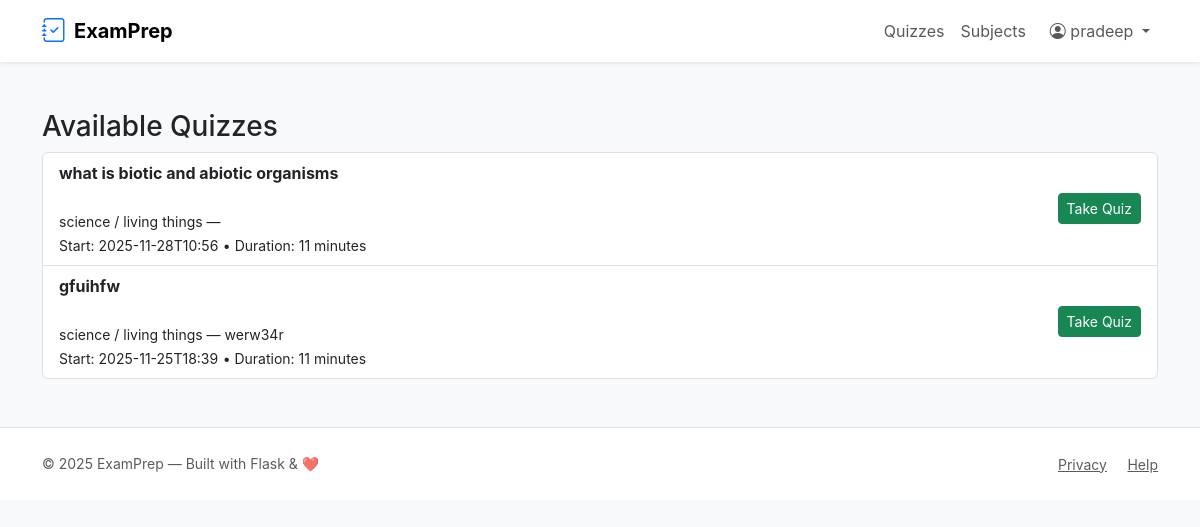
Page /quizzes (signed in) on the earlier database version.
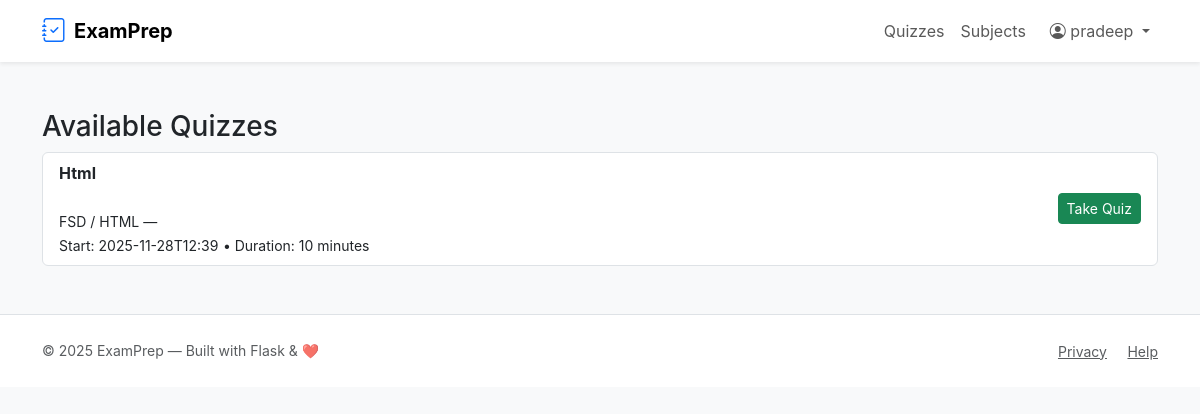
Same page on the later database version.
### tables this page shows
CREATE TABLE quizzes (
    id INTEGER PRIMARY KEY AUTOINCREMENT,
    chapter_id INTEGER NOT NULL,
    title TEXT NOT NULL,
    description TEXT,
    start_datetime TEXT,        -- ISO string e.g. 2025-11-16T10:00:00 (UTC)
    duration_minutes INTEGER,   -- duration in minutes (HH*60 + MM)
    is_active INTEGER DEFAULT 1,
    created_on TEXT NOT NULL DEFAULT (datetime('now')),
    FOREIGN KEY(chapter_id) REFERENCES chapters(id) ON DELETE CASCADE
);

CREATE TABLE subjects (
    id INTEGER PRIMARY KEY AUTOINCREMENT,
    name TEXT NOT NULL UNIQUE,
    description TEXT,
    created_on TEXT NOT NULL DEFAULT (datetime('now'))
);

CREATE TABLE chapters (
    id INTEGER PRIMARY KEY AUTOINCREMENT,
    subject_id INTEGER NOT NULL,
    name TEXT NOT NULL,
    description TEXT,
    created_on TEXT NOT NULL DEFAULT (datetime('now')),
    FOREIGN KEY(subject_id) REFERENCES subjects(id) ON DELETE CASCADE
);

### app.py (the view)
@app.route('/quizzes')
@login_required
def list_quizzes():
    rows = query_db('''
        SELECT q.*, ch.name AS chapter_name, s.name AS subject_name
        FROM quizzes q
        JOIN chapters ch ON q.chapter_id = ch.id
        JOIN subjects s ON ch.subject_id = s.id
        ORDER BY q.start_datetime IS NULL, q.start_datetime DESC
    ''')
    quizzes = [dict(r) for r in rows]
    now = datetime.now()
    GRACE_SECONDS = 60  # optional tolerance
    for q in quizzes:
        q['is_active'] = False
        q['server_end_ts'] = None
        start_raw = q.get('start_datetime')
        duration = q.get('duration_minutes') or 0
        if start_raw:
            start_dt = None
            try:
                start_dt = datetime.fromisoformat(start_raw)
            except Exception:
                try:
                    start_dt = datetime.strptime(start_raw, '%Y-%m-%dT%H:%M')
                except Exception:
                    app.logger.debug("Cannot parse start_datetime for quiz %s: %s", q.get('id'), start_raw)
                    start_dt = None
            if start_dt:
                try:
                    end_dt = start_dt + timedelta(minutes=int(duration))
                except Exception:
                    end_dt = start_dt
                if start_dt <= now <= (end_dt + timedelta(seconds=GRACE_SECONDS)):
                    q['is_active'] = True
                    q['server_end_ts'] = end_dt.isoformat()
        else:
            q['is_active'] = True
    subjects = query_db('SELECT * FROM subjects ORDER BY name')
    return render_template('list_quizzes.html', quizzes=quizzes, subjects=subjects)

### app.py (called while the page is built)
def get_db():
    db = getattr(g, '_database', None)
    if db is None:
        db = g._database = sqlite3.connect(DATABASE)
        db.row_factory = sqlite3.Row
    return db

@app.teardown_appcontext
def close_connection(exc):
    db = getattr(g, '_database', None)
    if db is not None:
        db.close()

def query_db(query, args=(), one=False):
    cur = get_db().execute(query, args)
    rv = cur.fetchall()
    cur.close()
    return (rv[0] if rv else None) if one else rv

def login_required(f):
    @wraps(f)
    def decorated(*args, **kwargs):
        if 'user_id' not in session:
            flash('Please log in to continue.', 'warning')
            return redirect(url_for('login'))
        return f(*args, **kwargs)
    return decorated

### templates/list_quizzes.html
{% extends 'layout.html' %}
{% block content %}
<h3>{{ subject.name if subject else 'Available Quizzes' }}</h3>
<ul class="list-group">
  {% for q in quizzes %}
  <li class="list-group-item d-flex justify-content-between align-items-center">
    <div>
      <strong>{{ q.title }}</strong><br>
      <small>{{ q.subject_name }} / {{ q.chapter_name }} — {{ q.description or '' }}</small><br>
      {% if q.start_datetime %}<small>Start: {{ q.start_datetime }}</small>{% endif %}
      {% if q.duration_minutes %} <small> • Duration: {{ q.duration_minutes }} minutes</small>{% endif %}
    </div>
    <div>
  <a class="btn btn-sm btn-success" href="{{ url_for('take_quiz', quiz_id=q.id) }}">
    Take Quiz
  </a>
</div>
  </li>
  {% else %}
    <li class="list-group-item">No quizzes available.</li>
  {% endfor %}
</ul>
{% endblock %}

Differences in the rows shown:
no longer on this page (row unchanged): quizzes: title "what is biotic and abiotic organisms", subject_name "science", chapter_name "living things", start_datetime "2025-11-28T10:56", duration_minutes "11"
no longer on this page (row unchanged): quizzes: title "gfuihfw", subject_name "science", chapter_name "living things", description "werw34r", start_datetime "2025-11-25T18:39", duration_minutes "11"
added quizzes: title "Html", subject_name "FSD", chapter_name "HTML", start_datetime "2025-11-28T12:39", duration_minutes "10"
